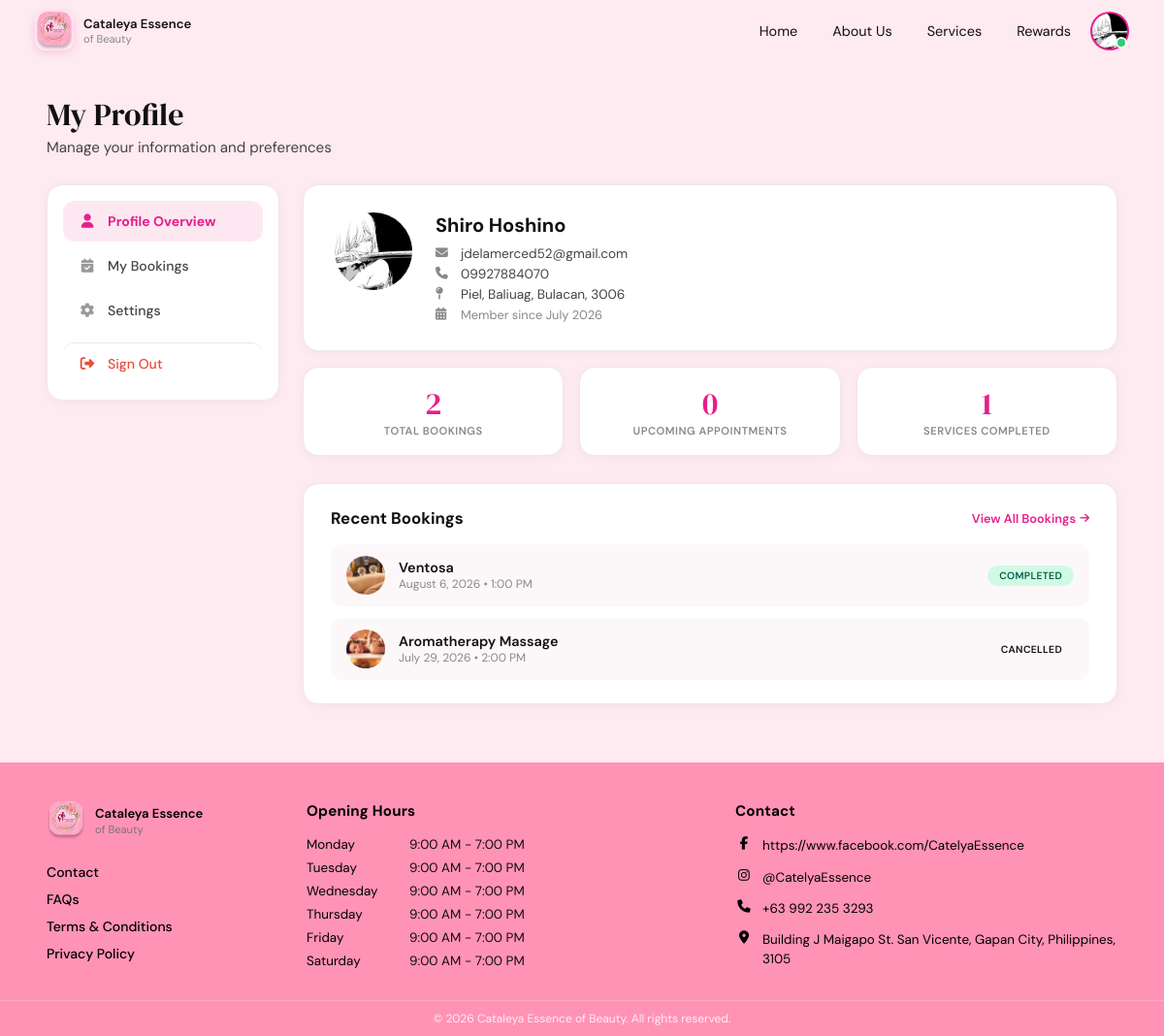
Page /Php/profile.php (signed in) on the committed database.
### tables this page shows
CREATE TABLE `users` (
  `id` int NOT NULL,
  `full_name` varchar(100) NOT NULL,
  `email` varchar(100) NOT NULL,
  `phone` varchar(20) DEFAULT NULL,
  `address_line1` varchar(255) DEFAULT NULL,
  `address_line2` varchar(255) DEFAULT NULL,
  `city` varchar(100) DEFAULT NULL,
  `province` varchar(100) DEFAULT NULL,
  `postal_code` varchar(20) DEFAULT NULL,
  `password_hash` varchar(255) NOT NULL,
  `profile_photo` varchar(255) DEFAULT NULL,
  `is_verified` tinyint(1) DEFAULT '0',
  `created_at` timestamp NULL DEFAULT CURRENT_TIMESTAMP,
  `is_admin` tinyint(1) DEFAULT '0'
);

CREATE TABLE `bookings` (
  `id` int NOT NULL,
  `user_id` int NOT NULL,
  `service_id` int NOT NULL,
  `staff_id` int DEFAULT NULL,
  `booking_date` varchar(50) NOT NULL,
  `booking_time` time NOT NULL,
  `deadline` datetime DEFAULT NULL,
  `status` enum('pending','confirmed','rescheduled','completed','cancelled') DEFAULT 'confirmed',
  `auto_cancelled` tinyint(1) DEFAULT '0',
  `total_amount` decimal(10,2) NOT NULL,
  `notes` text,
  `created_at` timestamp NULL DEFAULT CURRENT_TIMESTAMP,
  `updated_at` timestamp NULL DEFAULT CURRENT_TIMESTAMP ON UPDATE CURRENT_TIMESTAMP,
  `active_user_slot_key` varchar(128) GENERATED ALWAYS AS (case when (`status` in (_utf8mb4'confirmed',_utf8mb4'rescheduled')) then concat(`user_id`,_utf8mb4'|',`booking_date`,_utf8mb4'|',`booking_time`) else NULL end) STORED,
  `active_slot_key` varchar(128) GENERATED ALWAYS AS (case when (`status` in (_utf8mb4'confirmed',_utf8mb4'rescheduled')) then concat(`booking_date`,_utf8mb4'|',`booking_time`) else NULL end) STORED
);

CREATE TABLE `services` (
  `id` int NOT NULL,
  `name` varchar(255) NOT NULL,
  `description` text,
  `main_category` enum('Beauty Services','Spa Massage') NOT NULL,
  `sub_category` varchar(100) NOT NULL,
  `price` decimal(10,2) NOT NULL,
  `duration_minutes` int DEFAULT NULL,
  `image_url` varchar(255) DEFAULT NULL,
  `is_active` tinyint(1) DEFAULT '1',
  `created_at` timestamp NULL DEFAULT CURRENT_TIMESTAMP,
  `updated_at` timestamp NULL DEFAULT CURRENT_TIMESTAMP ON UPDATE CURRENT_TIMESTAMP
);

### Php/profile.php (the view, shortened to what this page needs)
<?php
require_once __DIR__ . '/../config/database.php';
$user_id = $_SESSION['user_id'];
$stmt = $pdo->prepare("SELECT id, full_name, email, phone, address_line1, address_line2, city, province, postal_code, created_at, profile_photo FROM users WHERE id = ?");
$stmt->execute([$user_id]);
$user = $stmt->fetch();
$name_parts = array_filter(explode(' ', trim($user['full_name'])));
if (count($name_parts) >= 2) {
    $initials = strtoupper(substr(reset($name_parts), 0, 1) . substr(end($name_parts), 0, 1));
} elseif (count($name_parts) === 1) {
    $initials = strtoupper(substr(reset($name_parts), 0, 2));
} else {
    $initials = 'U';
}
$stmt = $pdo->prepare("SELECT COUNT(*) as total FROM bookings WHERE user_id = ?");
$stmt->execute([$user_id]);
$total_bookings = $stmt->fetch()['total'];
$stmt = $pdo->prepare("SELECT COUNT(*) as upcoming FROM bookings WHERE user_id = ? AND status IN ('confirmed', 'rescheduled') AND booking_date >= CURDATE()");
$stmt->execute([$user_id]);
$upcoming_appointments = $stmt->fetch()['upcoming'];
$stmt = $pdo->prepare("SELECT COUNT(*) as completed FROM bookings WHERE user_id = ? AND status = 'completed'");
$stmt->execute([$user_id]);
$services_completed = $stmt->fetch()['completed'];
$member_since = date('F Y', strtotime($user['created_at']));
$address_parts = array_filter([$user['address_line1'], $user['city'], $user['province'], $user['postal_code']]);
$full_address = implode(', ', $address_parts);
$stmt = $pdo->prepare("
    SELECT b.id, b.booking_date, b.booking_time, b.status,
           s.name as service_name, s.image_url as service_image
    FROM bookings b
    JOIN services s ON b.service_id = s.id
    WHERE b.user_id = ?
    ORDER BY b.booking_date DESC, b.booking_time DESC
    LIMIT 3
");
$stmt->execute([$user_id]);
$recent_bookings = $stmt->fetchAll();
?>
<!DOCTYPE html>
<html lang="en">
<head>
    <link rel="stylesheet" href="https://cdnjs.cloudflare.com/ajax/libs/font-awesome/6.5.0/css/all.min.css" />
    <link rel="stylesheet" href="../css/profile.css" />
    <link rel="stylesheet" href="../css/user-footer.css" />
</head>
<body>
    <header class="navbar">
        <div class="navbar__logo">
            <img src="../img/Rectangle 38 (1).png" class="logo-img" alt="Cataleya Essence of Beauty" />
            <div class="logo-text">
                <span class="logo-name">Cataleya Essence</span>
                <span class="logo-sub">of Beauty</span>
            </div>
        </div>
        <nav class="navbar__links" id="nav-links">
            <a href="home.php" class="nav-link">Home</a>
            <a href="about.php" class="nav-link">About Us</a>
            <a href="serv.php" class="nav-link">Services</a>
            <a href="Rewards.php" class="nav-link">Rewards</a>
        </nav>
        <div class="profile-wrapper" id="profileWrapper">
            <div class="profile-avatar" id="profileAvatar" role="button" aria-haspopup="true" aria-expanded="false">
                <?php if ($user['profile_photo']): ?>
                    <img src="<?php echo htmlspecialchars($user['profile_photo']); ?>" alt="Profile" class="avatar-image" />
                <?php else: ?>
                    <span class="avatar-initials"><?php echo htmlspecialchars($initials); ?></span>
                <?php endif; ?>
                <span class="status-dot"></span>
            </div>
        </div>
    </header>
    <main class="profile-page">
        <div class="profile-header">
            <div>
                <h1>My Profile</h1>
                <p>Manage your information and preferences</p>
            </div>
        </div>
        <div class="profile-layout">
            <aside class="profile-sidebar">
                <nav class="sidebar-nav">
                    <a href="profile.php" class="sidebar-link active"><i class="fas fa-user"></i> Profile Overview</a>
                    <a href="bookings.php" class="sidebar-link"><i class="fas fa-calendar-check"></i> My Bookings</a>
                    <a href="settings.php" class="sidebar-link"><i class="fas fa-cog"></i> Settings</a>
                    <a href="../auth/logout.php" class="sidebar-link sidebar-link--signout"><i class="fas fa-sign-out-alt"></i> Sign Out</a>
                </nav>
            </aside>
            <div class="profile-main">
        <div class="profile-card">
            <div class="profile-avatar-large">
                <?php if ($user['profile_photo']): ?>
                    <img src="<?php echo htmlspecialchars($user['profile_photo']); ?>" alt="Profile" />
                <?php else: ?>
                    <i class="fas fa-user"></i>
                <?php endif; ?>
            </div>
            <div class="profile-info">
                <div class="profile-name-row">
                    <h2><?php echo htmlspecialchars($user['full_name']); ?></h2>
                </div>
                <div class="profile-details">
                    <p><i class="fas fa-envelope" aria-hidden="true"></i><span><?php echo htmlspecialchars($user['email']); ?></span></p>
                    <p><i class="fas fa-phone" aria-hidden="true"></i><span><?php echo htmlspecialchars($user['phone'] ?? 'Not provided'); ?></span></p>
                    <p><i class="fas fa-map-pin" aria-hidden="true"></i><span><?php echo htmlspecialchars($full_address ?: 'Not provided'); ?></span></p>
                    <p class="member-since"><i class="fas fa-calendar-alt" aria-hidden="true"></i><span>Member since <?php echo htmlspecialchars($member_since); ?></span></p>
                </div>
            </div>
        </div>
        <div class="stats-row">
            <div class="stat-card"><div class="stat-number"><?php echo $total_bookings; ?></div><div class="stat-label">Total Bookings</div></div>
            <div class="stat-card"><div class="stat-number"><?php echo $upcoming_appointments; ?></div><div class="stat-label">Upcoming Appointments</div></div>
            <div class="stat-card"><div class="stat-number"><?php echo $services_completed; ?></div><div class="stat-label">Services Completed</div></div>
        </div>
        <div class="profile-content-grid">
            <section class="recent-bookings">
                <div class="section-header">
                    <h3>Recent Bookings</h3>
                    <a href="bookings.php" class="view-all">View All Bookings <i class="fas fa-arrow-right"></i></a>
                </div>
                <div class="booking-list">
                    <?php if (count($recent_bookings) > 0): ?>
                        <?php foreach ($recent_bookings as $booking): ?>
                            <div class="booking-item">
                                <div class="booking-icon">
                                    <?php if ($booking['service_image']): ?>
                                        <img src="<?php echo htmlspecialchars($booking['service_image']); ?>" alt="<?php echo htmlspecialchars($booking['service_name']); ?>" class="booking-img" />
                                    <?php else: ?>
                                        <i class="fas fa-spa"></i>
                                    <?php endif; ?>
                                </div>
                                <div class="booking-info">
                                    <span class="booking-name"><?php echo htmlspecialchars($booking['service_name']); ?></span>
                                    <span class="booking-date"><?php echo date('F j, Y', strtotime($booking['booking_date'])); ?> • <?php echo date('g:i A', strtotime($booking['booking_time'])); ?></span>
                                </div>
                                <span class="booking-status <?php echo strtolower($booking['status']); ?>"><?php echo ucfirst($booking['status']); ?></span>
                            </div>
                        <?php endforeach; ?>
                    <?php endif; ?>
                </div>
            </section>
            </div>
        </div>
    </main>
    <?php require __DIR__ . '/includes/user-footer.php'; ?>
</body>
</html>

### rows in the picture
users: profile_photo (picture), full_name "Shiro Hoshino", email "jdelamerced52@gmail.com", phone "09927884070", created_at "July 2026"
bookings: service.name (picture), service.name "Ventosa", booking_date "August 6, 2026", booking_time "1:00 PM", status "COMPLETED"
bookings: service.image_url (picture), service.name "Aromatherapy Massage", booking_date "July 29, 2026", booking_time "2:00 PM", status "CANCELLED"

### other values in the picture
$full_address ?: 'Not provided' "Piel, Baliuag, Bulacan, 3006"
$total_bookings "2"
$upcoming_appointments "0"
$services_completed "1"
